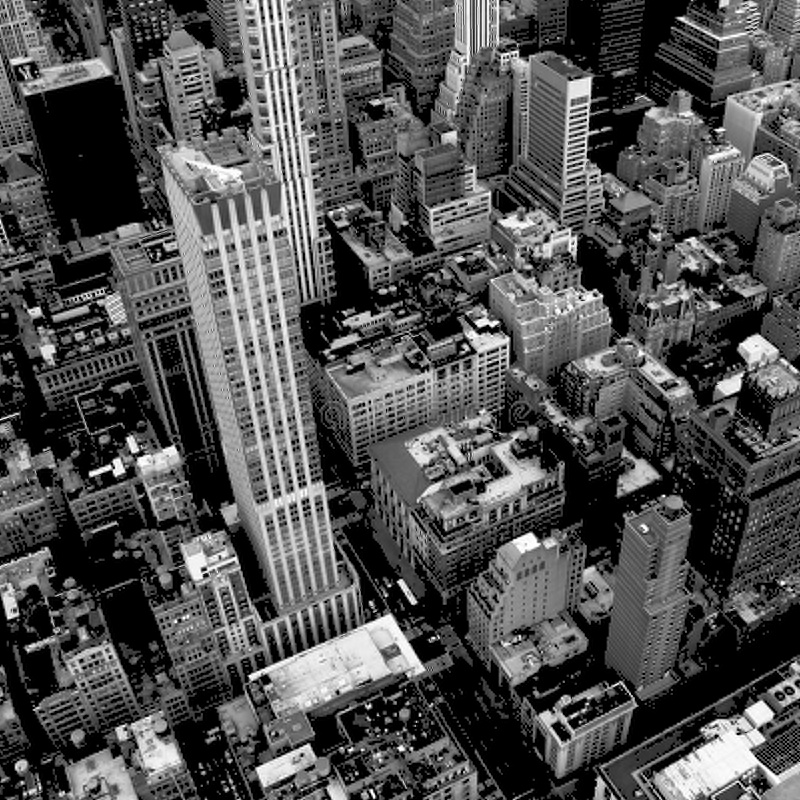
#> input picture BonusTrack/Global features/test_db4.jpg, 800 x 800 px, given in place of new_york.jpg, which was not available
$ jupyter execute test.ipynb   (shell and % lines are left out)   (text cells are left out)
#> lines starting #> are read from the running program, lines starting #| are printed output that depends on the picture; long printed decimals are rounded; pictures that were not available may be replaced by others from this repository, and a replacement may not be noted
[cell 1]
import cv2
from matplotlib import pyplot as plt
import matplotlib.image as mpimg
import matplotlib as mpl
#mpl.rcParams['figure.dpi'] = 300
import pywt
import pywt.data
import numpy as np
from math import sqrt
from PIL import Image, ImageChops, ImageOps
import pickle

[cell 2]
img = cv2.imread('new_york.jpg')
#> img is the input picture: shape (800, 800, 3); min 0, max 255, mean 81
image = cv2.cvtColor(img, cv2.COLOR_BGR2GRAY)
plt.imshow(image,cmap='gray');

[cell 3]
wavelet = 'haar'
c = pywt.dwt2(image,wavelet)
cA, (cH, cV, cD)= c

[cell 4]
titles = ['cA', 'cH', 'cV', 'cD']
fig = plt.figure(figsize=(12, 3))
for i, a in enumerate([cA, cH, cV, cD]):
  ax = fig.add_subplot(1, 4, i + 1)
  ax.imshow(a, interpolation="nearest", cmap = 'gray')
  ax.set_title(titles[i], fontsize=20)
#> this loop made 4 passes
fig.tight_layout()
plt.show()

[cell 5]
cA1, (cH1, cV1, cD1) = pywt.dwt2(cA,wavelet)
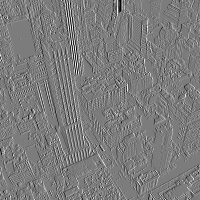
#> cV1: shape (200, 200) float64; min -290, max 303.8, mean -0.2; drawn with min black and max white
titles = ['cA1', 'cH1', 'cV1', 'cD1']
fig = plt.figure(figsize=(12, 3))
for i, a in enumerate([cA1, cH1, cV1, cD1]):
  ax = fig.add_subplot(1, 4, i + 1)
  ax.imshow(a, interpolation="nearest", cmap = 'gray')
  ax.set_title(titles[i], fontsize=20)
fig.tight_layout()
plt.show()

[cell 6]
cA2, (cH2, cV2, cD2) = pywt.dwt2(cA1,wavelet)
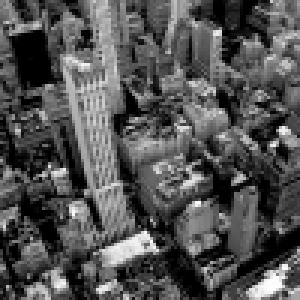
#> cA2: shape (100, 100) float64 (shown 3 times larger); min 0, max 1984, mean 648; drawn with min black and max white
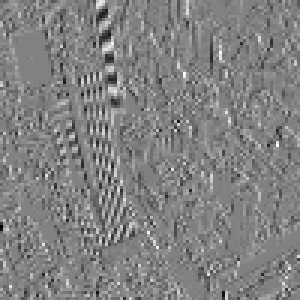
#> cV2: shape (100, 100) float64 (shown 3 times larger); min -666.8, max 644.3, mean -0.1; drawn with min black and max white
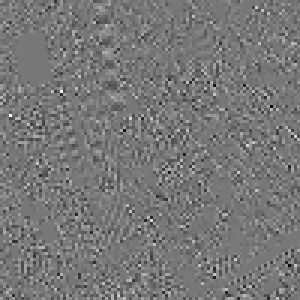
#> cD2: shape (100, 100) float64 (shown 3 times larger); min -386.8, max 439.9, mean 0.2; drawn with min black and max white
titles = ['cA2', 'cH2', 'cV2', 'cD2']
fig = plt.figure(figsize=(12, 3))
for i, a in enumerate([cA2, cH2, cV2, cD2]):
  ax = fig.add_subplot(1, 4, i + 1)
  ax.imshow(a, interpolation="nearest", cmap = 'gray')
  ax.set_title(titles[i], fontsize=20)
fig.tight_layout()
plt.show()

[cell 7]
image_resized = cv2.resize(image, cA2.shape)  # resize to the cA2 set size
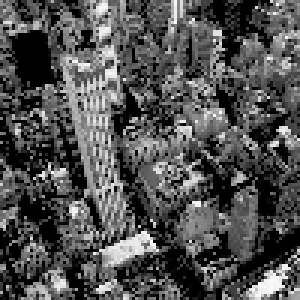
#> image_resized: shape (100, 100) (shown 3 times larger); min 0, max 252, mean 81.5
plt.imshow(image_resized,cmap='gray');
plt.show()

[cell 8]
w, h = image.shape  # the size of the original image
#> w = 800; h = 800
c_inverse = pywt.idwt2((c),wavelet)[:h,:w]
titles = ['Original image', 'Restored image']
fig = plt.figure(figsize=(10, 6))
for i, a in enumerate([image,c_inverse]):
  ax = fig.add_subplot(1, 2, i + 1)
  ax.imshow(a, interpolation="nearest", cmap = 'gray')
  ax.set_title(titles[i], fontsize=15)
#> this loop made 2 passes
fig.tight_layout()
plt.show()

[cell 9]
x = [i for i in range(len(c[0]))]   # X coordinate for СЃРђ
#> x = 400 values from 0 to 399
y = [c[0][0][i] for i in range(len(c[0]))]  # Y coordinate for СЃРђ (the 0 row)
#> y = 400 values, max 502.5 at index 132, min 0 at index 26, mean 158.5
x1 = [i for i in range(len(c[1][0]))]   # X coordinate for СЃH
#> x1 = 400 values from 0 to 399
y1 = [c[1][0][0][i] for i in range(len(c[1][0]))] #  Y coordinate for СЃH (the 0 row)
#> y1 = 400 values, max 86.5 at index 79, min -153.5 at index 17, mean -1.14
x2 = [i for i in range(len(c[1][1]))]  # X coordinate for СЃV
#> x2 = 400 values from 0 to 399
y2 = [c[1][1][0][i] for i in range(len(c[1][1]))]  # Y coordinate for СЃV (the 0 row)
#> y2 = 400 values, max 141.5 at index 249, min -150.5 at index 243, mean 0.129
x3 = [i for i in range(len(c[1][2]))]  # РєРѕРѕСЂРґРёРЅР°С‚Р° РҐ РґР»СЏ СЃD
#> x3 = 400 values from 0 to 399
y3 = [c[1][2][0][i] for i in range(len(c[1][2]))]  # Y coordinate for СЃD(the 0 row)
#> y3 = 400 values, max 50.5 at index 21, min -50.5 at index 254, mean 0.146
plt.plot(x,y,'b',x1,y1,'g',x2,y2,'r',x3,y3,'y') # cA - blue, СЃH -green, СЃV - red СЃD - yellow
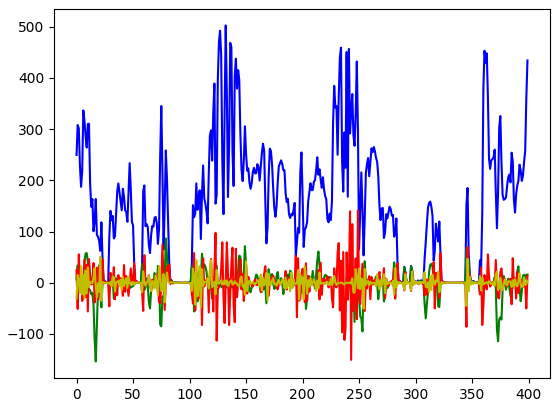
#> figure drawn by matplotlib, 1 panel; curve peaks at x = 132, y = 502.5; curve peaks at x = 79, y = 86.5; curve peaks at x = 249, y = 141.5

[cell 10]
print('The number of zeros in the set cA =',sum(sum(c[0][m] == 0) for m in range(len(c[0]))))
#| The number of zeros in the set cA = 10162
print('The number of zeros in the set cH =',sum(sum(c[1][0][m] == 0) for m in range(len(c[1][0]))))
#| The number of zeros in the set cH = 13601
print('The number of zeros in the set cV =',sum(sum(c[1][1][m] == 0) for m in range(len(c[1][1]))))
#| The number of zeros in the set cV = 13763
print('The number of zeros in the set cD =',sum(sum(c[1][2][m] == 0) for m in range(len(c[1][2]))))
#| The number of zeros in the set cD = 14745

[cell 11]
print((sum(sum(sum(c[1][m][n] == 0) for n in range(len(c[1][0]))) for m in range(len(c[1])))) + sum(sum(c[0][m] == 0) for m in range(len(c[0]))))
#| 52271

[cell 12]
threshold = 10
h1 = cA.shape[0] # all the sets have the form of a square matrix
#> h1 = 400
for i in range(h1):
      c[0][i][np.abs(c[0][i])<threshold] = 0.0 # for cA
      for j in range(len(c[1])):
         c[1][j][i][np.abs(c[1][j][i])<threshold] = 0.0  # for cH,cV,cD
print('The number of zeros =',(sum(sum(sum(c[1][m][n] == 0) for n in range(h1)) for m in range(len(c[1])))) + sum(sum(c[0][m] == 0) for m in range(h1)))
#| The number of zeros = 305288

[cell 13]
c_inverse1 = pywt.idwt2((c),wavelet)[:h,:w]  # the coefficients are zeroed in the previous raw
titles1 = ['Original image', 'Restored image with new coefficients']
fig1 = plt.figure(figsize=(12, 6))
for i, a in enumerate([image,c_inverse1]):
  ax = fig1.add_subplot(1, 2, i + 1)
  ax.imshow(a, interpolation="nearest", cmap = 'gray')
  ax.set_title(titles1[i], fontsize=15)
fig.tight_layout()
plt.show()

[cell 14]
threshold = 100
h1 = cA.shape[0] # all the sets have the form of a square matrix
for i in range(h1):
      c[0][i][np.abs(c[0][i])<threshold] = 0.0 # for cA
      for j in range(len(c[1])):
         c[1][j][i][np.abs(c[1][j][i])<threshold] = 0.0  # for cH,cV,cD
print('The number of zeros =',(sum(sum(sum(c[1][m][n] == 0) for n in range(h1)) for m in range(len(c[1])))) + sum(sum(c[0][m] == 0) for m in range(h1)))
#| The number of zeros = 534293
c_inverse1 = pywt.idwt2((c),wavelet)[:h,:w]  # the coefficients are zeroed in the previous raw
titles1 = ['Original image', 'Restored image with new coef. (threshold = 100)']
fig1 = plt.figure(figsize=(12, 6))
for i, a in enumerate([image,c_inverse1]):
  ax = fig1.add_subplot(1, 2, i + 1)
  ax.imshow(a, interpolation="nearest", cmap = 'gray')
  ax.set_title(titles1[i], fontsize=15)
fig.tight_layout()
plt.show()

[cell 15]
print('The average pixel value for the original =',image.mean())
#| The average pixel value for the original = 81.0029
print('The average pixel value for the restored =',c_inverse1.mean())
#| The average pixel value for the restored = 76.149

[cell 16]
cv2.imwrite('test_'+wavelet+'.jpg',c_inverse1)
image2 = cv2.imread('test_'+wavelet+'.jpg')  # Read the image
#> image2: shape (800, 800, 3); min 0, max 255, mean 76.4
image2 = cv2.cvtColor(image2, cv2.COLOR_BGR2GRAY)  # Transform to the grayscale
#> image2: shape (800, 800)
img1=Image.open('new_york.jpg') # open the original
img2=Image.open('test_'+wavelet+'.jpg') # open the restored
result = ImageChops.difference(img1, img2)
result.show()
plt.imshow(result,cmap='gray');

[cell 17]
wavelet = 'db4'
c_new = pywt.dwt2(image,wavelet)
cA_new, (cH_new, cV_new, cD_new)= c_new
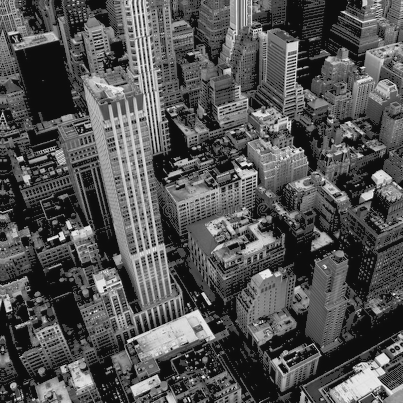
#> cA_new: shape (403, 403) float64; min -31.61, max 556.9, mean 161.9; drawn with min black and max white
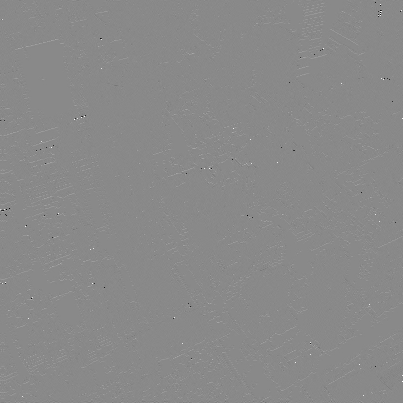
#> cH_new: shape (403, 403) float64; min -155, max 132.7, mean 0.3; drawn with min black and max white
print('The amount of sets before quantizayion (DB4) =',(sum(sum(sum(c_new[1][m][n] == 0) for n in range(h1)) for m in range(len(c_new[1])))) + sum(sum(c_new[0][m] == 0) for m in range(h1)))
#| The amount of sets before quantizayion (DB4) = 17504
threshold = 100
h1 = cA_new.shape[0] # all the sets have the form of a square matrix
#> h1 = 403
for i in range(h1):
      c_new[0][i][np.abs(c_new[0][i])<threshold] = 0.0 # РґР»СЏ cA
      for j in range(len(c_new[1])):
         c_new[1][j][i][np.abs(c_new[1][j][i])<threshold] = 0.0  # РґР»СЏ cH,cV,cD
print('The number of zeros after quantization (DB4) =',(sum(sum(sum(c_new[1][m][n] == 0) for n in range(h1)) for m in range(len(c_new[1])))) + sum(sum(c_new[0][m] == 0) for m in range(h1)))
#| The number of zeros after quantization (DB4) = 536631
c_inverse_new = pywt.idwt2((c_new),wavelet)[:h,:w]  # the coef. are set to zero in the last raw
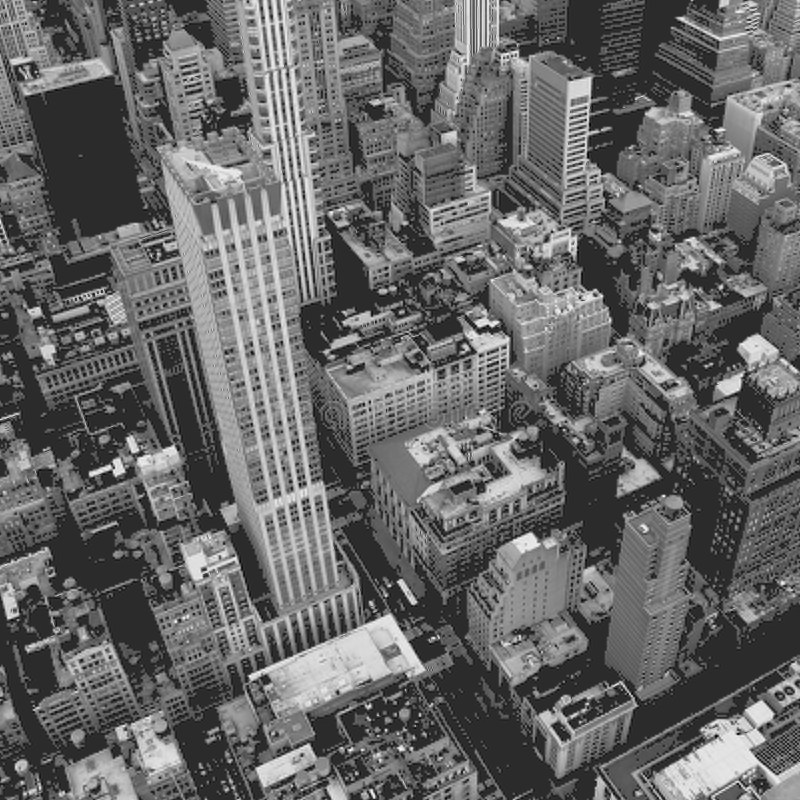
#> c_inverse_new: shape (800, 800) float64; min -58.88, max 285, mean 79.9; drawn with min black and max white
titles1 = ['Original', 'Restored (threshold = 100) Haar', 'Restored (threshold = 100) DB4']
fig1 = plt.figure(figsize=(20, 6))
for i, a in enumerate([image,c_inverse1,c_inverse_new]):
  ax = fig1.add_subplot(1, 3, i + 1)
  ax.imshow(a, interpolation="nearest", cmap = 'gray')
  ax.set_title(titles1[i], fontsize=15)
#> this loop made 3 passes
fig.tight_layout()
plt.show()

[cell 18]
cv2.imwrite('test_'+wavelet+'.jpg',c_inverse_new)
image2 = cv2.imread('test_'+wavelet+'.jpg')  # Read the image
#> image2: shape (800, 800, 3); min 0, max 255, mean 80.5
image2 = cv2.cvtColor(image2, cv2.COLOR_BGR2GRAY)  # Transform it to the grayscale
#> image2: shape (800, 800)
img1=Image.open('new_york.jpg') # open the original
img2=Image.open('test_'+wavelet+'.jpg') # open the restored
result_new = ImageChops.difference(img1, img2)
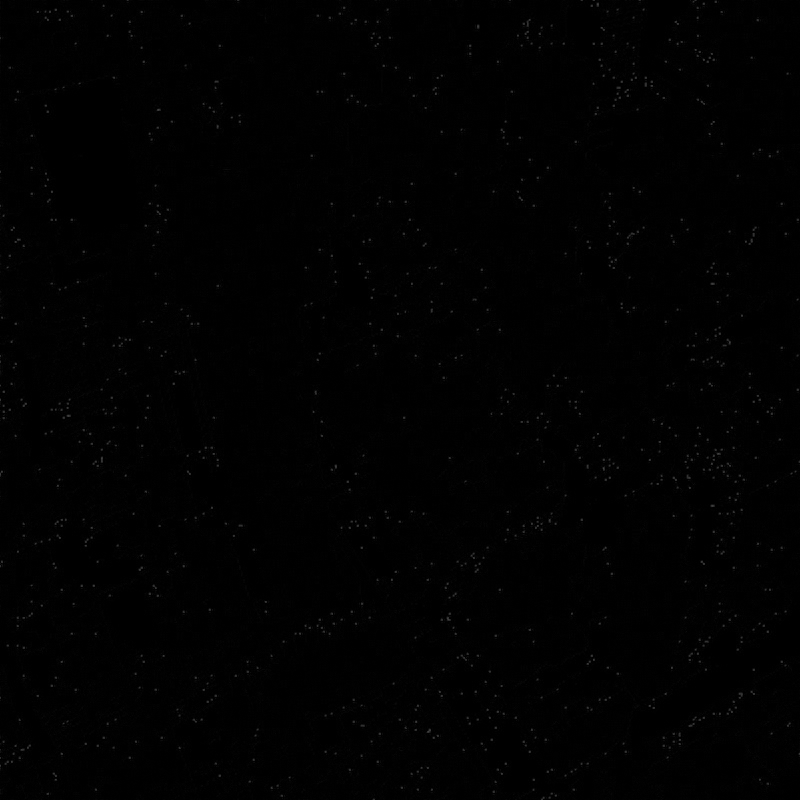
#> result_new: PIL image 800x800 L; min 0, max 67, mean 1.2
titles1 = ['Haar', 'DB4']
fig1 = plt.figure(figsize=(12, 6))
for i, a in enumerate([result, result_new]):
  ax = fig1.add_subplot(1, 2, i + 1)
  ax.imshow(a, interpolation="nearest", cmap = 'gray')
  ax.set_title(titles1[i], fontsize=15)
fig.tight_layout()
plt.show()
